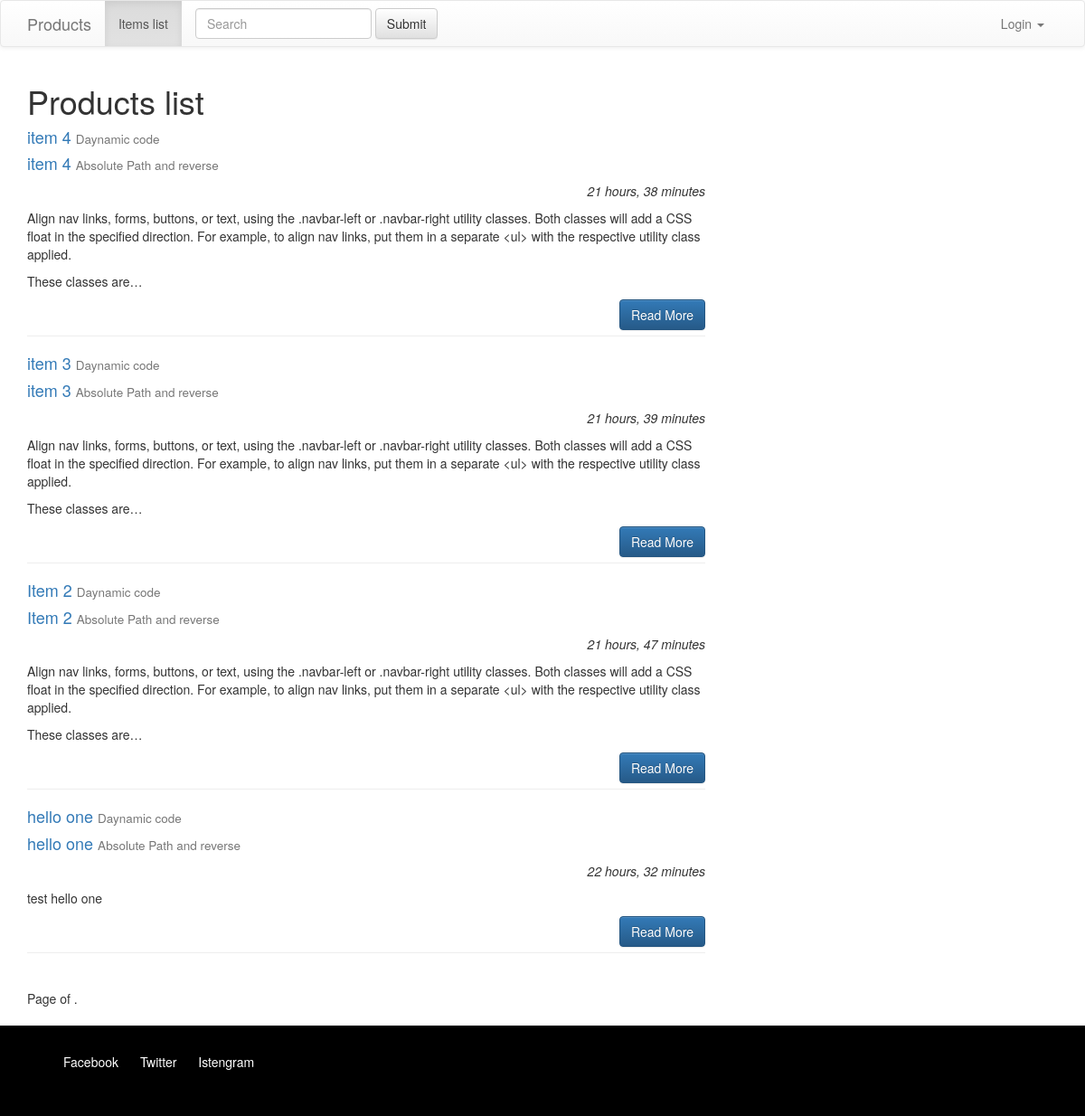
The page / on the database its author committed.
### storage/models.py (models this page shows, shortened)
class Item(models.Model):
	item_name = models.CharField(max_length=100)
	slug = models.SlugField(unique=True)
	item_code = models.CharField(max_length=100)
	item_image = models.ImageField(upload_to=upload_image_location, null=True, blank=True,
							height_field="height_field", width_field="width_field")
	height_field = models.IntegerField(default=0)
	width_field = models.IntegerField(default=0)
	item_desc = models.TextField()
	create_date = models.DateTimeField(auto_now=True, auto_now_add=False)
	updated = models.DateTimeField(auto_now=False, auto_now_add=True)
	def get_absolute_url(self):
		return reverse('storage:details', kwargs={'slug': self.slug})
	class Meta:
		ordering = ['-create_date', '-updated']

### storage/views.py (the view)
# urls.py: url(r'^$', item_list, name='item_list'),
def item_list(request):
	items = Item.objects.all().order_by('-create_date')
	context = {
		'query_set': items,
	}
	return render(request, 'item_list.html', context)

### storage/templates/item_list.html (shortened to what this page needs)
{% extends 'base.html' %}
{% block content %}
<div class="row">
	<div class="col-sm-8 ">
		<h1>Products list</h1>
		{% for item in query_set %}
			<div class="">
			  	<h4><a href="{% url 'storage:details' slug=item.slug %}">{{item.item_name}}</a>
			  		<small>Daynamic code</small>
			  	</h4>
			 	<h4><a href="{{ item.get_absolute_url }}">{{item.item_name}}</a>
			 		<small>Absolute Path and reverse</small>
			 	</h4>
			</div>
			<i class="pull-right">{{item.create_date|timesince}}</i><br/>
			<p>{{item.item_desc|linebreaks|truncatechars:300}}</p>
			<a href="{% url 'storage:details' slug=item.slug %}">
				<div class="btn btn-primary pull-right">Read More </div>
			</a>
			<br/><hr/>
		{% endfor %}
	</div>
</div>
<div class="pagination">
    <span class="step-links">
        <span class="current">
            Page {{ query_set.number }} of {{ query_set.paginator.num_pages }}.
        </span>
    </span>
</div>
{% endblock content %}

### templates/base.html (shortened to what this page needs)
{% load staticfiles %}
<!DOCTYPE html>
<html>
<head>
	<link rel="stylesheet" href="https://maxcdn.bootstrapcdn.com/bootstrap/3.3.7/css/bootstrap.min.css">
	<link rel="stylesheet" type="text/css" href="{% static 'css/style.css' %}">
	<link rel="stylesheet" href="https://maxcdn.bootstrapcdn.com/bootstrap/3.3.7/css/bootstrap-theme.min.css">
	<link rel="stylesheet" type="text/css" href="{% static 'css/style.css' %}">
</head>
<body>
<nav class="navbar navbar-default">
  <div class="container">
    <div class="navbar-header">
      <a class="navbar-brand" href="#">Products</a>
    </div>
    <div class="collapse navbar-collapse" id="bs-example-navbar-collapse-1">
      <ul class="nav navbar-nav">
        <li role="presentation" class="active"><a href="{% url 'storage:item_list' %}">Items list</a></li>
      </ul>
      <form class="navbar-form navbar-left">
        <div class="form-group">
          <input type="text" class="form-control" placeholder="Search">
        </div>
        <button type="submit" class="btn btn-default">Submit</button>
      </form>
      <ul class="nav navbar-nav navbar-right">
        <li class="dropdown">
          <a href="#" class="dropdown-toggle" data-toggle="dropdown" role="button" aria-haspopup="true" aria-expanded="false">Login <span class="caret"></span></a>
        </li>
      </ul>
    </div>
  </div>
</nav>
<div class="container">
{% block content %}
{% endblock content %}</div>
<footer class="bs-docs-footer">
<div class="container">
	<ul class="bs-docs-footer-links">
		<li>Facebook</li>
		<li>Twitter</li>
		<li>Istengram</li>
	</ul>
</div>
</footer>
</body>
</html>

### static/css/style.css (style rules this page uses)
.bs-docs-footer { background:#000; height:100px; color:#fff; }
footer li { display: inline-block; text-decoration: none; margin-top: 30px; margin-right: 20px }

### rows shown on the page
Item: item_name "item 4", create_date "21 hours, 38 minutes", item_desc "Align nav links, forms, buttons, or text, using the .navbar-left or .navbar-right utility classes. Both classes will add a CSS float in the specified direction. For example, to align nav links, put them in a separate <ul> with the respective utility class applied. These classes are…"
Item: item_name "item 3", create_date "21 hours, 39 minutes", item_desc "Align nav links, forms, buttons, or text, using the .navbar-left or .navbar-right utility classes. Both classes will add a CSS float in the specified direction. For example, to align nav links, put them in a separate <ul> with the respective utility class applied. These classes are…"
Item: item_name "Item 2", create_date "21 hours, 47 minutes", item_desc "Align nav links, forms, buttons, or text, using the .navbar-left or .navbar-right utility classes. Both classes will add a CSS float in the specified direction. For example, to align nav links, put them in a separate <ul> with the respective utility class applied. These classes are…"
Item: item_name "hello one", create_date "22 hours, 32 minutes", item_desc "test hello one"
